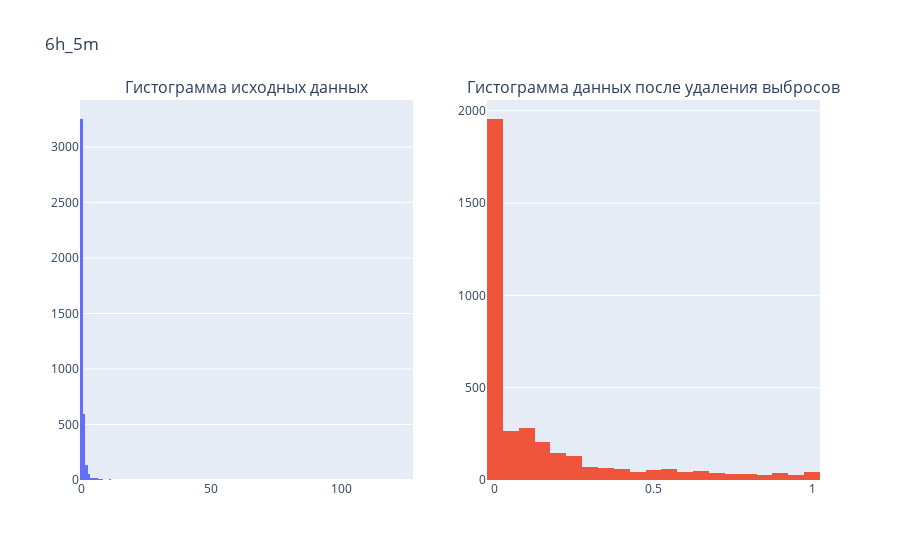

Here is the notebook cell this chart was saved with:
### Markdown cell above
### Изучение распределения значений в переменной 6h_5m

### Code cell
df_train_no_outliers = df_train[df_train['6h_5m'] <= 1]

fig = make_subplots(rows=1, cols=2, subplot_titles=('Гистограмма исходных данных', 'Гистограмма данных после удаления выбросов'))

fig.add_trace(go.Histogram(x=df_train['6h_5m'], nbinsx=200), row=1, col=1)
fig.add_trace(go.Histogram(x=df_train_no_outliers['6h_5m'], nbinsx=50), row=1, col=2)
fig.update_layout(title_text='6h_5m', showlegend=False)
fig.show()

### Figure 1 — Plotly figure (JSON) as saved in the notebook; plotly's stock layout.template omitted (floating-point values rounded to 4 significant figures; data arrays with more than 128 entries replaced by an {"elided": "..."} marker saying what was removed)
{"data": [{"nbinsx": 200, "type": "histogram", "x": {"elided": "4134 float values"}, "xaxis": "x", "yaxis": "y"}, {"nbinsx": 50, "type": "histogram", "x": {"elided": "3669 float values"}, "xaxis": "x2", "yaxis": "y2"}], "layout": {"annotations": [{"font": {"size": 16}, "showarrow": false, "text": "Гистограмма исходных данных", "x": 0.225, "xanchor": "center", "xref": "paper", "y": 1, "yanchor": "bottom", "yref": "paper"}, {"font": {"size": 16}, "showarrow": false, "text": "Гистограмма данных после удаления выбросов", "x": 0.775, "xanchor": "center", "xref": "paper", "y": 1, "yanchor": "bottom", "yref": "paper"}], "showlegend": false, "title": {"text": "6h_5m"}, "xaxis": {"anchor": "y", "domain": [0, 0.45]}, "xaxis2": {"anchor": "y2", "domain": [0.55, 1]}, "yaxis": {"anchor": "x", "domain": [0, 1]}, "yaxis2": {"anchor": "x2", "domain": [0, 1]}}}
